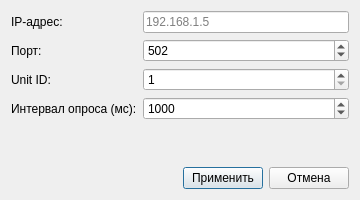
<?xml version="1.0" encoding="UTF-8"?>
<ui version="4.0">
 <class>ModbusSettingsDialog</class>
 <widget class="QDialog" name="ModbusSettingsDialog">
  <property name="geometry">
   <rect>
    <x>0</x>
    <y>0</y>
    <width>360</width>
    <height>200</height>
   </rect>
  </property>
  <property name="windowTitle">
   <string>Настройки Modbus</string>
  </property>
  <layout class="QVBoxLayout" name="verticalLayout">
   <item>
    <layout class="QFormLayout" name="formLayout">
     <item row="0" column="0">
      <widget class="QLabel" name="labelIp">
       <property name="text">
        <string>IP-адрес:</string>
       </property>
      </widget>
     </item>
     <item row="0" column="1">
      <widget class="QLineEdit" name="lineEditIp">
       <property name="placeholderText">
        <string>192.168.1.5</string>
       </property>
      </widget>
     </item>
     <item row="1" column="0">
      <widget class="QLabel" name="labelPort">
       <property name="text">
        <string>Порт:</string>
       </property>
      </widget>
     </item>
     <item row="1" column="1">
      <widget class="QSpinBox" name="spinBoxPort">
       <property name="minimum">
        <number>1</number>
       </property>
       <property name="maximum">
        <number>65535</number>
       </property>
       <property name="value">
        <number>502</number>
       </property>
      </widget>
     </item>
     <item row="2" column="0">
      <widget class="QLabel" name="labelUnitId">
       <property name="text">
        <string>Unit ID:</string>
       </property>
      </widget>
     </item>
     <item row="2" column="1">
      <widget class="QSpinBox" name="spinBoxUnitId">
       <property name="minimum">
        <number>1</number>
       </property>
       <property name="maximum">
        <number>247</number>
       </property>
       <property name="value">
        <number>1</number>
       </property>
      </widget>
     </item>
     <item row="3" column="0">
      <widget class="QLabel" name="labelPollInterval">
       <property name="text">
        <string>Интервал опроса (мс):</string>
       </property>
      </widget>
     </item>
     <item row="3" column="1">
      <widget class="QSpinBox" name="spinBoxPollInterval">
       <property name="minimum">
        <number>50</number>
       </property>
       <property name="maximum">
        <number>60000</number>
       </property>
       <property name="singleStep">
        <number>100</number>
       </property>
       <property name="value">
        <number>1000</number>
       </property>
      </widget>
     </item>
    </layout>
   </item>
   <item>
    <layout class="QHBoxLayout" name="horizontalLayout">
     <item>
      <spacer name="horizontalSpacer">
       <property name="orientation">
        <enum>Qt::Orientation::Horizontal</enum>
       </property>
       <property name="sizeHint" stdset="0">
        <size>
         <width>40</width>
         <height>20</height>
        </size>
       </property>
      </spacer>
     </item>
     <item>
      <widget class="QPushButton" name="pushButtonApply">
       <property name="text">
        <string>Применить</string>
       </property>
      </widget>
     </item>
     <item>
      <widget class="QPushButton" name="pushButtonCancel">
       <property name="text">
        <string>Отмена</string>
       </property>
      </widget>
     </item>
    </layout>
   </item>
  </layout>
 </widget>
 <resources/>
 <connections/>
</ui>
